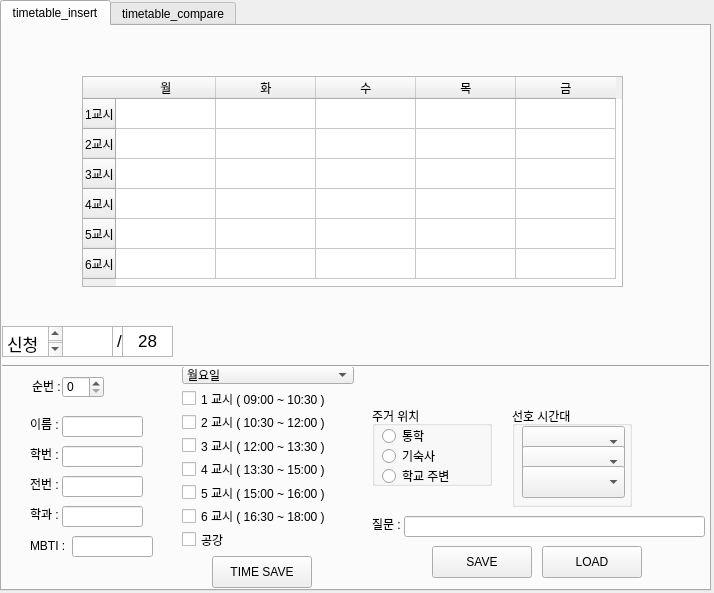
<?xml version="1.0" encoding="UTF-8"?>
<ui version="4.0">
 <class>schedule</class>
 <widget class="QWidget" name="schedule">
  <property name="geometry">
   <rect>
    <x>0</x>
    <y>0</y>
    <width>714</width>
    <height>593</height>
   </rect>
  </property>
  <property name="windowTitle">
   <string>schedule</string>
  </property>
  <widget class="QTabWidget" name="tabWidget">
   <property name="geometry">
    <rect>
     <x>0</x>
     <y>0</y>
     <width>711</width>
     <height>591</height>
    </rect>
   </property>
   <property name="minimumSize">
    <size>
     <width>711</width>
     <height>0</height>
    </size>
   </property>
   <property name="currentIndex">
    <number>0</number>
   </property>
   <widget class="QWidget" name="timetable_insert_tab">
    <attribute name="title">
     <string>timetable_insert</string>
    </attribute>
    <widget class="QWidget" name="verticalLayoutWidget_2">
     <property name="geometry">
      <rect>
       <x>180</x>
       <y>340</y>
       <width>172</width>
       <height>182</height>
      </rect>
     </property>
     <layout class="QVBoxLayout" name="time_group_2">
      <item>
       <widget class="QComboBox" name="day_list">
        <item>
         <property name="text">
          <string>월요일</string>
         </property>
        </item>
        <item>
         <property name="text">
          <string>화요일</string>
         </property>
        </item>
        <item>
         <property name="text">
          <string>수요일</string>
         </property>
        </item>
        <item>
         <property name="text">
          <string>목요일</string>
         </property>
        </item>
        <item>
         <property name="text">
          <string>금요일</string>
         </property>
        </item>
       </widget>
      </item>
      <item>
       <widget class="QCheckBox" name="first_time">
        <property name="text">
         <string>1 교시 ( 09:00 ~ 10:30 )</string>
        </property>
       </widget>
      </item>
      <item>
       <widget class="QCheckBox" name="second_time">
        <property name="text">
         <string>2 교시 ( 10:30 ~ 12:00 )</string>
        </property>
       </widget>
      </item>
      <item>
       <widget class="QCheckBox" name="third_time">
        <property name="text">
         <string>3 교시 ( 12:00 ~ 13:30 )</string>
        </property>
       </widget>
      </item>
      <item>
       <widget class="QCheckBox" name="fourth_time">
        <property name="text">
         <string>4 교시 ( 13:30 ~ 15:00 )</string>
        </property>
       </widget>
      </item>
      <item>
       <widget class="QCheckBox" name="fifth_time">
        <property name="text">
         <string>5 교시 ( 15:00 ~ 16:00 )</string>
        </property>
       </widget>
      </item>
      <item>
       <widget class="QCheckBox" name="sixth_time">
        <property name="text">
         <string>6 교시 ( 16:30 ~ 18:00 )</string>
        </property>
       </widget>
      </item>
      <item>
       <widget class="QCheckBox" name="no_time">
        <property name="text">
         <string>공강</string>
        </property>
       </widget>
      </item>
     </layout>
    </widget>
    <widget class="QLineEdit" name="name_box">
     <property name="geometry">
      <rect>
       <x>60</x>
       <y>390</y>
       <width>81</width>
       <height>21</height>
      </rect>
     </property>
    </widget>
    <widget class="QLabel" name="label">
     <property name="geometry">
      <rect>
       <x>28</x>
       <y>390</y>
       <width>31</width>
       <height>16</height>
      </rect>
     </property>
     <property name="text">
      <string>이름 :</string>
     </property>
    </widget>
    <widget class="QLabel" name="label_2">
     <property name="geometry">
      <rect>
       <x>28</x>
       <y>420</y>
       <width>31</width>
       <height>16</height>
      </rect>
     </property>
     <property name="text">
      <string>학번 :</string>
     </property>
    </widget>
    <widget class="QLineEdit" name="number_box">
     <property name="geometry">
      <rect>
       <x>60</x>
       <y>420</y>
       <width>81</width>
       <height>21</height>
      </rect>
     </property>
    </widget>
    <widget class="QLineEdit" name="phone_box">
     <property name="geometry">
      <rect>
       <x>60</x>
       <y>450</y>
       <width>81</width>
       <height>21</height>
      </rect>
     </property>
     <property name="text">
      <string/>
     </property>
    </widget>
    <widget class="QLabel" name="label_3">
     <property name="geometry">
      <rect>
       <x>28</x>
       <y>450</y>
       <width>31</width>
       <height>16</height>
      </rect>
     </property>
     <property name="text">
      <string>전번 :</string>
     </property>
    </widget>
    <widget class="QLabel" name="label_4">
     <property name="geometry">
      <rect>
       <x>28</x>
       <y>480</y>
       <width>31</width>
       <height>16</height>
      </rect>
     </property>
     <property name="text">
      <string>학과 :</string>
     </property>
    </widget>
    <widget class="QLineEdit" name="department_box">
     <property name="geometry">
      <rect>
       <x>60</x>
       <y>480</y>
       <width>81</width>
       <height>21</height>
      </rect>
     </property>
     <property name="text">
      <string/>
     </property>
    </widget>
    <widget class="QLabel" name="label_5">
     <property name="geometry">
      <rect>
       <x>28</x>
       <y>510</y>
       <width>41</width>
       <height>20</height>
      </rect>
     </property>
     <property name="text">
      <string>MBTI :</string>
     </property>
    </widget>
    <widget class="QLineEdit" name="MBTI_box">
     <property name="geometry">
      <rect>
       <x>70</x>
       <y>510</y>
       <width>81</width>
       <height>21</height>
      </rect>
     </property>
     <property name="text">
      <string/>
     </property>
    </widget>
    <widget class="QGroupBox" name="home_group">
     <property name="geometry">
      <rect>
       <x>370</x>
       <y>380</y>
       <width>120</width>
       <height>80</height>
      </rect>
     </property>
     <property name="title">
      <string>주거 위치</string>
     </property>
     <widget class="QRadioButton" name="home_1">
      <property name="geometry">
       <rect>
        <x>10</x>
        <y>20</y>
        <width>99</width>
        <height>20</height>
       </rect>
      </property>
      <property name="text">
       <string>통학</string>
      </property>
     </widget>
     <widget class="QRadioButton" name="home_2">
      <property name="geometry">
       <rect>
        <x>10</x>
        <y>40</y>
        <width>99</width>
        <height>20</height>
       </rect>
      </property>
      <property name="text">
       <string>기숙사</string>
      </property>
     </widget>
     <widget class="QRadioButton" name="home_3">
      <property name="geometry">
       <rect>
        <x>10</x>
        <y>60</y>
        <width>99</width>
        <height>20</height>
       </rect>
      </property>
      <property name="text">
       <string>학교 주변</string>
      </property>
     </widget>
    </widget>
    <widget class="QGroupBox" name="time_group">
     <property name="geometry">
      <rect>
       <x>510</x>
       <y>380</y>
       <width>120</width>
       <height>101</height>
      </rect>
     </property>
     <property name="title">
      <string>선호 시간대</string>
     </property>
     <widget class="QComboBox" name="time_list_first">
      <property name="geometry">
       <rect>
        <x>10</x>
        <y>20</y>
        <width>103</width>
        <height>32</height>
       </rect>
      </property>
      <item>
       <property name="text">
        <string/>
       </property>
      </item>
      <item>
       <property name="text">
        <string>오전</string>
       </property>
      </item>
      <item>
       <property name="text">
        <string>점심</string>
       </property>
      </item>
      <item>
       <property name="text">
        <string>오후</string>
       </property>
      </item>
      <item>
       <property name="text">
        <string>저녁</string>
       </property>
      </item>
     </widget>
     <widget class="QComboBox" name="time_list_second">
      <property name="geometry">
       <rect>
        <x>10</x>
        <y>40</y>
        <width>103</width>
        <height>32</height>
       </rect>
      </property>
      <item>
       <property name="text">
        <string/>
       </property>
      </item>
      <item>
       <property name="text">
        <string>오전</string>
       </property>
      </item>
      <item>
       <property name="text">
        <string>점심</string>
       </property>
      </item>
      <item>
       <property name="text">
        <string>오후</string>
       </property>
      </item>
      <item>
       <property name="text">
        <string>저녁</string>
       </property>
      </item>
     </widget>
     <widget class="QComboBox" name="time_list_third">
      <property name="geometry">
       <rect>
        <x>10</x>
        <y>60</y>
        <width>103</width>
        <height>32</height>
       </rect>
      </property>
      <item>
       <property name="text">
        <string/>
       </property>
      </item>
      <item>
       <property name="text">
        <string>오전</string>
       </property>
      </item>
      <item>
       <property name="text">
        <string>점심</string>
       </property>
      </item>
      <item>
       <property name="text">
        <string>오후</string>
       </property>
      </item>
      <item>
       <property name="text">
        <string>저녁</string>
       </property>
      </item>
     </widget>
    </widget>
    <widget class="QPushButton" name="save_btn">
     <property name="geometry">
      <rect>
       <x>430</x>
       <y>520</y>
       <width>100</width>
       <height>32</height>
      </rect>
     </property>
     <property name="text">
      <string>SAVE</string>
     </property>
    </widget>
    <widget class="QPushButton" name="load_btn">
     <property name="geometry">
      <rect>
       <x>540</x>
       <y>520</y>
       <width>100</width>
       <height>32</height>
      </rect>
     </property>
     <property name="text">
      <string>LOAD</string>
     </property>
    </widget>
    <widget class="QLabel" name="label_6">
     <property name="geometry">
      <rect>
       <x>370</x>
       <y>490</y>
       <width>31</width>
       <height>16</height>
      </rect>
     </property>
     <property name="text">
      <string>질문 :</string>
     </property>
    </widget>
    <widget class="QLineEdit" name="question_box">
     <property name="geometry">
      <rect>
       <x>402</x>
       <y>490</y>
       <width>301</width>
       <height>21</height>
      </rect>
     </property>
    </widget>
    <widget class="QSpinBox" name="input_num">
     <property name="geometry">
      <rect>
       <x>60</x>
       <y>350</y>
       <width>42</width>
       <height>22</height>
      </rect>
     </property>
    </widget>
    <widget class="QLabel" name="label_7">
     <property name="geometry">
      <rect>
       <x>30</x>
       <y>350</y>
       <width>31</width>
       <height>20</height>
      </rect>
     </property>
     <property name="text">
      <string>순번 :</string>
     </property>
    </widget>
    <widget class="Line" name="line">
     <property name="geometry">
      <rect>
       <x>-10</x>
       <y>330</y>
       <width>731</width>
       <height>20</height>
      </rect>
     </property>
     <property name="orientation">
      <enum>Qt::Horizontal</enum>
     </property>
    </widget>
    <widget class="QTextEdit" name="textEdit_3">
     <property name="geometry">
      <rect>
       <x>110</x>
       <y>300</y>
       <width>16</width>
       <height>31</height>
      </rect>
     </property>
     <property name="html">
      <string>&lt;!DOCTYPE HTML PUBLIC &quot;-//W3C//DTD HTML 4.0//EN&quot; &quot;http://www.w3.org/TR/REC-html40/strict.dtd&quot;&gt;
&lt;html&gt;&lt;head&gt;&lt;meta name=&quot;qrichtext&quot; content=&quot;1&quot; /&gt;&lt;meta charset=&quot;utf-8&quot; /&gt;&lt;style type=&quot;text/css&quot;&gt;
p, li { white-space: pre-wrap; }
hr { height: 1px; border-width: 0; }
li.unchecked::marker { content: &quot;\2610&quot;; }
li.checked::marker { content: &quot;\2612&quot;; }
&lt;/style&gt;&lt;/head&gt;&lt;body style=&quot; font-family:'.AppleSystemUIFont'; font-size:13pt; font-weight:400; font-style:normal;&quot;&gt;
&lt;p style=&quot; margin-top:0px; margin-bottom:0px; margin-left:0px; margin-right:0px; -qt-block-indent:0; text-indent:0px;&quot;&gt;/&lt;/p&gt;&lt;/body&gt;&lt;/html&gt;</string>
     </property>
    </widget>
    <widget class="QTextEdit" name="textEdit">
     <property name="geometry">
      <rect>
       <x>0</x>
       <y>300</y>
       <width>61</width>
       <height>31</height>
      </rect>
     </property>
     <property name="html">
      <string>&lt;!DOCTYPE HTML PUBLIC &quot;-//W3C//DTD HTML 4.0//EN&quot; &quot;http://www.w3.org/TR/REC-html40/strict.dtd&quot;&gt;
&lt;html&gt;&lt;head&gt;&lt;meta name=&quot;qrichtext&quot; content=&quot;1&quot; /&gt;&lt;meta charset=&quot;utf-8&quot; /&gt;&lt;style type=&quot;text/css&quot;&gt;
p, li { white-space: pre-wrap; }
hr { height: 1px; border-width: 0; }
li.unchecked::marker { content: &quot;\2610&quot;; }
li.checked::marker { content: &quot;\2612&quot;; }
&lt;/style&gt;&lt;/head&gt;&lt;body style=&quot; font-family:'.AppleSystemUIFont'; font-size:13pt; font-weight:400; font-style:normal;&quot;&gt;
&lt;p style=&quot; margin-top:0px; margin-bottom:0px; margin-left:0px; margin-right:0px; -qt-block-indent:0; text-indent:0px;&quot;&gt;신청 현황&lt;/p&gt;&lt;/body&gt;&lt;/html&gt;</string>
     </property>
    </widget>
    <widget class="QTextEdit" name="textEdit_4">
     <property name="geometry">
      <rect>
       <x>120</x>
       <y>300</y>
       <width>51</width>
       <height>31</height>
      </rect>
     </property>
     <property name="html">
      <string>&lt;!DOCTYPE HTML PUBLIC &quot;-//W3C//DTD HTML 4.0//EN&quot; &quot;http://www.w3.org/TR/REC-html40/strict.dtd&quot;&gt;
&lt;html&gt;&lt;head&gt;&lt;meta name=&quot;qrichtext&quot; content=&quot;1&quot; /&gt;&lt;meta charset=&quot;utf-8&quot; /&gt;&lt;style type=&quot;text/css&quot;&gt;
p, li { white-space: pre-wrap; }
hr { height: 1px; border-width: 0; }
li.unchecked::marker { content: &quot;\2610&quot;; }
li.checked::marker { content: &quot;\2612&quot;; }
&lt;/style&gt;&lt;/head&gt;&lt;body style=&quot; font-family:'.AppleSystemUIFont'; font-size:13pt; font-weight:400; font-style:normal;&quot;&gt;
&lt;p align=&quot;center&quot; style=&quot; margin-top:0px; margin-bottom:0px; margin-left:0px; margin-right:0px; -qt-block-indent:0; text-indent:0px;&quot;&gt;28&lt;/p&gt;&lt;/body&gt;&lt;/html&gt;</string>
     </property>
    </widget>
    <widget class="QTextEdit" name="current_cnt">
     <property name="geometry">
      <rect>
       <x>60</x>
       <y>300</y>
       <width>51</width>
       <height>31</height>
      </rect>
     </property>
    </widget>
    <widget class="QTableWidget" name="timetable">
     <property name="geometry">
      <rect>
       <x>80</x>
       <y>50</y>
       <width>541</width>
       <height>211</height>
      </rect>
     </property>
     <property name="selectionMode">
      <enum>QAbstractItemView::NoSelection</enum>
     </property>
     <row>
      <property name="text">
       <string>1교시</string>
      </property>
     </row>
     <row>
      <property name="text">
       <string>2교시</string>
      </property>
     </row>
     <row>
      <property name="text">
       <string>3교시</string>
      </property>
     </row>
     <row>
      <property name="text">
       <string>4교시</string>
      </property>
     </row>
     <row>
      <property name="text">
       <string>5교시</string>
      </property>
     </row>
     <row>
      <property name="text">
       <string>6교시</string>
      </property>
     </row>
     <column>
      <property name="text">
       <string>월</string>
      </property>
     </column>
     <column>
      <property name="text">
       <string>화</string>
      </property>
     </column>
     <column>
      <property name="text">
       <string>수</string>
      </property>
     </column>
     <column>
      <property name="text">
       <string>목</string>
      </property>
     </column>
     <column>
      <property name="text">
       <string>금</string>
      </property>
     </column>
    </widget>
    <widget class="QPushButton" name="time_btn">
     <property name="geometry">
      <rect>
       <x>210</x>
       <y>530</y>
       <width>100</width>
       <height>32</height>
      </rect>
     </property>
     <property name="text">
      <string>TIME SAVE</string>
     </property>
    </widget>
   </widget>
   <widget class="QWidget" name="timetable_compare_tab">
    <attribute name="title">
     <string>timetable_compare</string>
    </attribute>
    <widget class="QTableWidget" name="new_time">
     <property name="geometry">
      <rect>
       <x>10</x>
       <y>0</y>
       <width>541</width>
       <height>211</height>
      </rect>
     </property>
     <property name="selectionMode">
      <enum>QAbstractItemView::NoSelection</enum>
     </property>
     <row>
      <property name="text">
       <string>1교시</string>
      </property>
     </row>
     <row>
      <property name="text">
       <string>2교시</string>
      </property>
     </row>
     <row>
      <property name="text">
       <string>3교시</string>
      </property>
     </row>
     <row>
      <property name="text">
       <string>4교시</string>
      </property>
     </row>
     <row>
      <property name="text">
       <string>5교시</string>
      </property>
     </row>
     <row>
      <property name="text">
       <string>6교시</string>
      </property>
     </row>
     <column>
      <property name="text">
       <string>월</string>
      </property>
     </column>
     <column>
      <property name="text">
       <string>화</string>
      </property>
     </column>
     <column>
      <property name="text">
       <string>수</string>
      </property>
     </column>
     <column>
      <property name="text">
       <string>목</string>
      </property>
     </column>
     <column>
      <property name="text">
       <string>금</string>
      </property>
     </column>
    </widget>
    <widget class="QTableWidget" name="robit_time">
     <property name="geometry">
      <rect>
       <x>10</x>
       <y>300</y>
       <width>541</width>
       <height>211</height>
      </rect>
     </property>
     <property name="selectionMode">
      <enum>QAbstractItemView::NoSelection</enum>
     </property>
     <row>
      <property name="text">
       <string>1교시</string>
      </property>
     </row>
     <row>
      <property name="text">
       <string>2교시</string>
      </property>
     </row>
     <row>
      <property name="text">
       <string>3교시</string>
      </property>
     </row>
     <row>
      <property name="text">
       <string>4교시</string>
      </property>
     </row>
     <row>
      <property name="text">
       <string>5교시</string>
      </property>
     </row>
     <row>
      <property name="text">
       <string>6교시</string>
      </property>
     </row>
     <column>
      <property name="text">
       <string>월</string>
      </property>
     </column>
     <column>
      <property name="text">
       <string>화</string>
      </property>
     </column>
     <column>
      <property name="text">
       <string>수</string>
      </property>
     </column>
     <column>
      <property name="text">
       <string>목</string>
      </property>
     </column>
     <column>
      <property name="text">
       <string>금</string>
      </property>
     </column>
    </widget>
    <widget class="QComboBox" name="new_list">
     <property name="geometry">
      <rect>
       <x>70</x>
       <y>250</y>
       <width>103</width>
       <height>32</height>
      </rect>
     </property>
     <item>
      <property name="text">
       <string/>
      </property>
     </item>
    </widget>
    <widget class="QComboBox" name="robit_list">
     <property name="geometry">
      <rect>
       <x>180</x>
       <y>250</y>
       <width>103</width>
       <height>32</height>
      </rect>
     </property>
     <item>
      <property name="text">
       <string/>
      </property>
     </item>
    </widget>
    <widget class="QPushButton" name="merge_btn">
     <property name="geometry">
      <rect>
       <x>300</x>
       <y>250</y>
       <width>100</width>
       <height>32</height>
      </rect>
     </property>
     <property name="text">
      <string>MERGE</string>
     </property>
    </widget>
    <widget class="QPushButton" name="load_list">
     <property name="geometry">
      <rect>
       <x>410</x>
       <y>250</y>
       <width>100</width>
       <height>32</height>
      </rect>
     </property>
     <property name="text">
      <string>LOAD</string>
     </property>
    </widget>
    <widget class="QPushButton" name="new_set_btn">
     <property name="geometry">
      <rect>
       <x>550</x>
       <y>0</y>
       <width>61</width>
       <height>32</height>
      </rect>
     </property>
     <property name="text">
      <string>SET</string>
     </property>
    </widget>
    <widget class="QPushButton" name="robit_set_btn">
     <property name="geometry">
      <rect>
       <x>550</x>
       <y>300</y>
       <width>61</width>
       <height>32</height>
      </rect>
     </property>
     <property name="text">
      <string>SET</string>
     </property>
    </widget>
    <widget class="QLabel" name="label_8">
     <property name="geometry">
      <rect>
       <x>560</x>
       <y>30</y>
       <width>31</width>
       <height>16</height>
      </rect>
     </property>
     <property name="text">
      <string>NEW</string>
     </property>
    </widget>
    <widget class="QLabel" name="label_9">
     <property name="geometry">
      <rect>
       <x>560</x>
       <y>330</y>
       <width>41</width>
       <height>16</height>
      </rect>
     </property>
     <property name="text">
      <string>ROBIT</string>
     </property>
    </widget>
    <widget class="QLabel" name="label_10">
     <property name="geometry">
      <rect>
       <x>560</x>
       <y>50</y>
       <width>31</width>
       <height>16</height>
      </rect>
     </property>
     <property name="text">
      <string>이름</string>
     </property>
    </widget>
    <widget class="QLabel" name="new_name">
     <property name="geometry">
      <rect>
       <x>590</x>
       <y>50</y>
       <width>111</width>
       <height>16</height>
      </rect>
     </property>
     <property name="text">
      <string/>
     </property>
    </widget>
    <widget class="QLabel" name="label_11">
     <property name="geometry">
      <rect>
       <x>560</x>
       <y>70</y>
       <width>31</width>
       <height>16</height>
      </rect>
     </property>
     <property name="text">
      <string>학번</string>
     </property>
    </widget>
    <widget class="QLabel" name="new_student_num">
     <property name="geometry">
      <rect>
       <x>590</x>
       <y>70</y>
       <width>111</width>
       <height>16</height>
      </rect>
     </property>
     <property name="text">
      <string/>
     </property>
    </widget>
    <widget class="QLabel" name="label_12">
     <property name="geometry">
      <rect>
       <x>560</x>
       <y>90</y>
       <width>31</width>
       <height>16</height>
      </rect>
     </property>
     <property name="text">
      <string>전번</string>
     </property>
    </widget>
    <widget class="QLabel" name="new_phone_num">
     <property name="geometry">
      <rect>
       <x>590</x>
       <y>90</y>
       <width>111</width>
       <height>16</height>
      </rect>
     </property>
     <property name="text">
      <string/>
     </property>
    </widget>
    <widget class="QLabel" name="new_department">
     <property name="geometry">
      <rect>
       <x>590</x>
       <y>110</y>
       <width>111</width>
       <height>16</height>
      </rect>
     </property>
     <property name="text">
      <string/>
     </property>
    </widget>
    <widget class="QLabel" name="label_13">
     <property name="geometry">
      <rect>
       <x>560</x>
       <y>110</y>
       <width>31</width>
       <height>16</height>
      </rect>
     </property>
     <property name="text">
      <string>학과</string>
     </property>
    </widget>
    <widget class="QLabel" name="new_MBTI">
     <property name="geometry">
      <rect>
       <x>600</x>
       <y>130</y>
       <width>111</width>
       <height>16</height>
      </rect>
     </property>
     <property name="text">
      <string/>
     </property>
    </widget>
    <widget class="QLabel" name="label_14">
     <property name="geometry">
      <rect>
       <x>560</x>
       <y>130</y>
       <width>31</width>
       <height>16</height>
      </rect>
     </property>
     <property name="text">
      <string>MBTI</string>
     </property>
    </widget>
    <widget class="QLabel" name="new_location">
     <property name="geometry">
      <rect>
       <x>590</x>
       <y>150</y>
       <width>111</width>
       <height>16</height>
      </rect>
     </property>
     <property name="text">
      <string/>
     </property>
    </widget>
    <widget class="QLabel" name="label_15">
     <property name="geometry">
      <rect>
       <x>560</x>
       <y>150</y>
       <width>31</width>
       <height>16</height>
      </rect>
     </property>
     <property name="text">
      <string>위치</string>
     </property>
    </widget>
    <widget class="QLabel" name="new_time_like">
     <property name="geometry">
      <rect>
       <x>590</x>
       <y>170</y>
       <width>111</width>
       <height>16</height>
      </rect>
     </property>
     <property name="text">
      <string/>
     </property>
    </widget>
    <widget class="QLabel" name="label_16">
     <property name="geometry">
      <rect>
       <x>560</x>
       <y>170</y>
       <width>31</width>
       <height>16</height>
      </rect>
     </property>
     <property name="text">
      <string>시간</string>
     </property>
    </widget>
    <widget class="QLabel" name="new_question">
     <property name="geometry">
      <rect>
       <x>10</x>
       <y>220</y>
       <width>691</width>
       <height>16</height>
      </rect>
     </property>
     <property name="text">
      <string/>
     </property>
    </widget>
    <widget class="QLabel" name="ro_time">
     <property name="geometry">
      <rect>
       <x>590</x>
       <y>490</y>
       <width>111</width>
       <height>16</height>
      </rect>
     </property>
     <property name="text">
      <string/>
     </property>
    </widget>
    <widget class="QLabel" name="label_18">
     <property name="geometry">
      <rect>
       <x>560</x>
       <y>450</y>
       <width>31</width>
       <height>16</height>
      </rect>
     </property>
     <property name="text">
      <string>MBTI</string>
     </property>
    </widget>
    <widget class="QLabel" name="ro_MBTI">
     <property name="geometry">
      <rect>
       <x>600</x>
       <y>450</y>
       <width>111</width>
       <height>16</height>
      </rect>
     </property>
     <property name="text">
      <string/>
     </property>
    </widget>
    <widget class="QLabel" name="label_19">
     <property name="geometry">
      <rect>
       <x>560</x>
       <y>370</y>
       <width>31</width>
       <height>16</height>
      </rect>
     </property>
     <property name="text">
      <string>이름</string>
     </property>
    </widget>
    <widget class="QLabel" name="label_20">
     <property name="geometry">
      <rect>
       <x>560</x>
       <y>490</y>
       <width>31</width>
       <height>16</height>
      </rect>
     </property>
     <property name="text">
      <string>시간</string>
     </property>
    </widget>
    <widget class="QLabel" name="ro_phone_num">
     <property name="geometry">
      <rect>
       <x>590</x>
       <y>410</y>
       <width>111</width>
       <height>16</height>
      </rect>
     </property>
     <property name="text">
      <string/>
     </property>
    </widget>
    <widget class="QLabel" name="ro_department">
     <property name="geometry">
      <rect>
       <x>590</x>
       <y>430</y>
       <width>111</width>
       <height>16</height>
      </rect>
     </property>
     <property name="text">
      <string/>
     </property>
    </widget>
    <widget class="QLabel" name="label_21">
     <property name="geometry">
      <rect>
       <x>560</x>
       <y>410</y>
       <width>31</width>
       <height>16</height>
      </rect>
     </property>
     <property name="text">
      <string>전번</string>
     </property>
    </widget>
    <widget class="QLabel" name="ro_location">
     <property name="geometry">
      <rect>
       <x>590</x>
       <y>470</y>
       <width>111</width>
       <height>16</height>
      </rect>
     </property>
     <property name="text">
      <string/>
     </property>
    </widget>
    <widget class="QLabel" name="ro_name">
     <property name="geometry">
      <rect>
       <x>590</x>
       <y>370</y>
       <width>111</width>
       <height>16</height>
      </rect>
     </property>
     <property name="text">
      <string/>
     </property>
    </widget>
    <widget class="QLabel" name="label_22">
     <property name="geometry">
      <rect>
       <x>560</x>
       <y>470</y>
       <width>31</width>
       <height>16</height>
      </rect>
     </property>
     <property name="text">
      <string>위치</string>
     </property>
    </widget>
    <widget class="QLabel" name="label_23">
     <property name="geometry">
      <rect>
       <x>560</x>
       <y>430</y>
       <width>31</width>
       <height>16</height>
      </rect>
     </property>
     <property name="text">
      <string>학과</string>
     </property>
    </widget>
    <widget class="QLabel" name="ro_student_num">
     <property name="geometry">
      <rect>
       <x>590</x>
       <y>390</y>
       <width>111</width>
       <height>16</height>
      </rect>
     </property>
     <property name="text">
      <string/>
     </property>
    </widget>
    <widget class="QLabel" name="label_24">
     <property name="geometry">
      <rect>
       <x>560</x>
       <y>390</y>
       <width>31</width>
       <height>16</height>
      </rect>
     </property>
     <property name="text">
      <string>학번</string>
     </property>
    </widget>
   </widget>
  </widget>
 </widget>
 <resources/>
 <connections/>
</ui>
